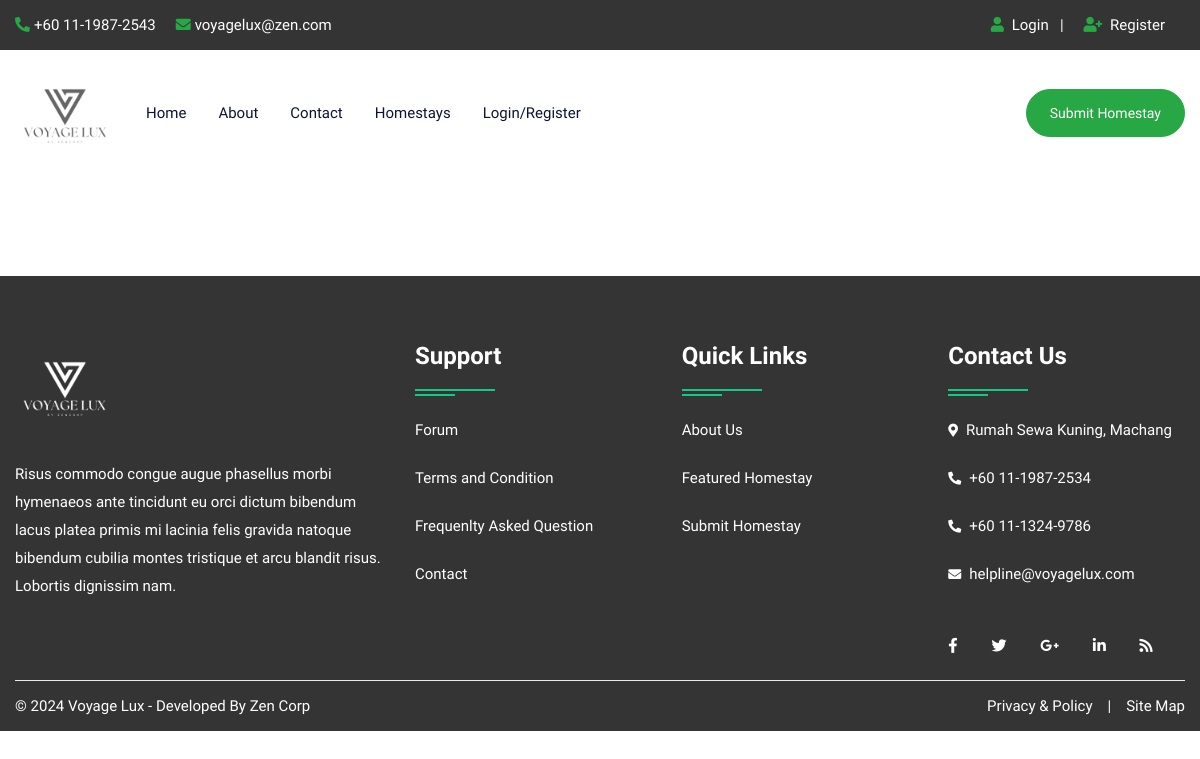
Before: /homestay.php with the older database file.
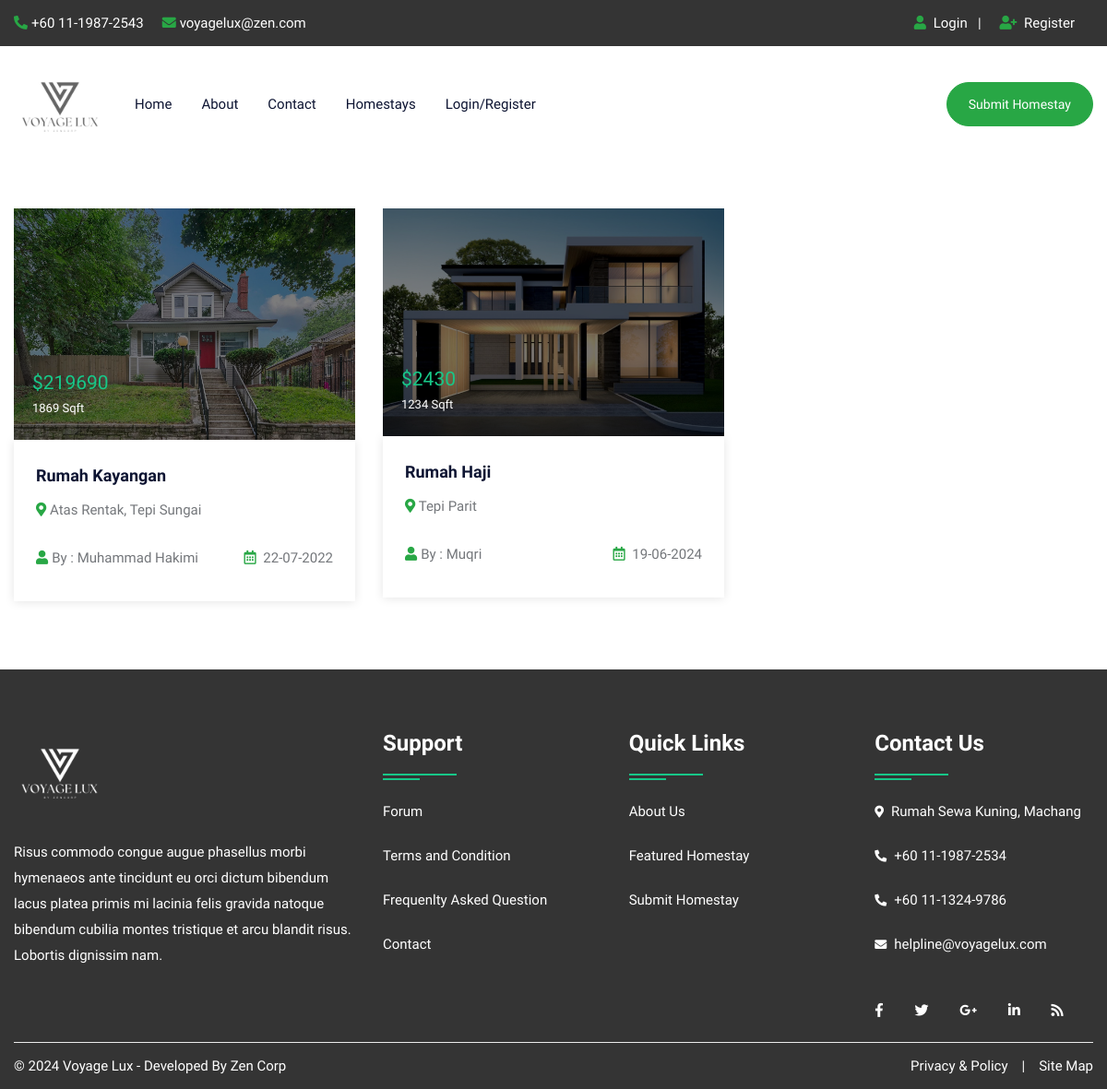
After: the same page with the newer database file.
### tables this page shows
CREATE TABLE `homestay` (
  `pid` int(50) NOT NULL,
  `title` varchar(200) NOT NULL,
  `pcontent` longtext NOT NULL,
  `type` varchar(100) NOT NULL,
  `bhk` varchar(50) NOT NULL,
  `bedroom` int(50) NOT NULL,
  `bathroom` int(50) NOT NULL,
  `balcony` int(50) NOT NULL,
  `kitchen` int(50) NOT NULL,
  `hall` int(50) NOT NULL,
  `floor` varchar(50) NOT NULL,
  `size` int(50) NOT NULL,
  `price` int(50) NOT NULL,
  `location` varchar(200) NOT NULL,
  `city` varchar(100) NOT NULL,
  `state` varchar(100) NOT NULL,
  `feature` longtext NOT NULL,
  `pimage` varchar(300) NOT NULL,
  `pimage1` varchar(300) NOT NULL,
  `pimage2` varchar(300) NOT NULL,
  `pimage3` varchar(300) NOT NULL,
  `pimage4` varchar(300) NOT NULL,
  `uid` int(50) NOT NULL,
  `status` varchar(50) NOT NULL,
  `mapimage` varchar(300) NOT NULL,
  `topmapimage` varchar(300) NOT NULL,
  `groundmapimage` varchar(300) NOT NULL,
  `totalfloor` varchar(50) NOT NULL,
  `date` datetime NOT NULL DEFAULT current_timestamp(),
  `isFeatured` int(11) DEFAULT NULL
);

CREATE TABLE `user` (
  `uid` int(50) NOT NULL,
  `uname` varchar(100) NOT NULL,
  `uemail` varchar(100) NOT NULL,
  `uphone` varchar(20) NOT NULL,
  `upass` varchar(50) NOT NULL,
  `uimage` varchar(300) NOT NULL
);

### homestay.php (the view, shortened to what this page needs)
<?php
include("config.php");
?>
<!DOCTYPE html>
<html lang="en">
<head>
<link rel="stylesheet" type="text/css" href="css/bootstrap.min.css">
<link rel="stylesheet" type="text/css" href="css/bootstrap-slider.css">
<link rel="stylesheet" type="text/css" href="css/jquery-ui.css">
<link rel="stylesheet" type="text/css" href="css/layerslider.css">
<link rel="stylesheet" type="text/css" href="css/color.css" id="color-change">
<link rel="stylesheet" type="text/css" href="css/owl.carousel.min.css">
<link rel="stylesheet" type="text/css" href="css/font-awesome.min.css">
<link rel="stylesheet" type="text/css" href="fonts/flaticon/flaticon.css">
<link rel="stylesheet" type="text/css" href="css/style.css">
</head>
<body>
<div id="page-wrapper">
    <div class="row">
		<?php include("include/header.php");?>
        <div class="full-row">
            <div class="container">
                <div class="row">
					<div class="col-lg-8">
                        <div class="row">
							<?php
							$query=mysqli_query($con,"SELECT homestay.*, user.uname,user.uimage FROM `homestay`,`user` WHERE homestay.uid=user.uid");
								while($row=mysqli_fetch_array($query))
								{
							?>
                            <div class="col-md-6">
                                <div class="featured-thumb hover-zoomer mb-4">
                                    <div class="overlay-black overflow-hidden position-relative"> <img src="homestay/<?php echo $row['17'];?>" alt="pimage">
                                        <div class="price text-primary text-capitalize">$<?php echo $row['12'];?> <span class="text-white"><?php echo $row['11'];?> Sqft</span></div>
                                    </div>
                                    <div class="featured-thumb-data shadow-one">
                                        <div class="p-4">
                                            <h5 class="text-secondary hover-text-success mb-2 text-capitalize"><a href="homestaydetail.php?pid=<?php echo $row['0'];?>"><?php echo $row['1'];?></a></h5>
                                            <span class="location text-capitalize"><i class="fas fa-map-marker-alt text-success"></i> <?php echo $row['13'];?></span> </div>
                                        <div class="px-4 pb-4 d-inline-block w-100">
                                            <div class="float-left text-capitalize"><i class="fas fa-user text-success mr-1"></i>By : <?php echo $row['uname'];?></div>
                                            <div class="float-right"><i class="far fa-calendar-alt text-success mr-1"></i> <?php echo date('d-m-Y', strtotime($row['date']));?></div>
                                        </div>
                                    </div>
                                </div>
                            </div>
                            <?php } ?>
                        </div>
                    </div>
                </div>
            </div>
        </div>
		<?php include("include/footer.php");?>
    </div>
</div>
</body>
</html>

### include/header.php (shortened to what this page needs)
<header id="header" class="transparent-header-modern fixed-header-bg-white w-100">
            <div class="top-header bg-secondary">
                <div class="container">
                    <div class="row">
                        <div class="col-md-8">
                            <ul class="top-contact list-text-white  d-table">
                                <li><a href="#"><i class="fas fa-phone-alt text-success mr-1"></i>+60 11-1987-2543</a></li>
                                <li><a href="#"><i class="fas fa-envelope text-success mr-1"></i>voyagelux@zen.com</a></li>
                            </ul>
                        </div>
                        <div class="col-md-4">
                            <div class="top-contact float-right">
                                <ul class="list-text-white d-table">
								<li><i class="fas fa-user text-success mr-1"></i>
								<?php  if(isset($_SESSION['uemail']))
								{ ?>
								<a href="logout.php">Logout</a>&nbsp;&nbsp;<?php } else { ?>
								<a href="login.php">Login</a>&nbsp;&nbsp;
								| </li>
								<li><i class="fas fa-user-plus text-success mr-1"></i><a href="register.php"> Register</li><?php } ?>
								</ul>
                            </div>
                        </div>
                    </div>
                </div>
            </div>
            <div class="main-nav secondary-nav hover-success-nav py-2">
                <div class="container">
                    <div class="row">
                        <div class="col-lg-12">
                            <nav class="navbar navbar-expand-lg navbar-light p-0"> <a class="navbar-brand position-relative" href="index.php"><img width="100" height="100" class="nav-logo" src="images/logo/logoVL.png" alt=""></a>
                                <div class="collapse navbar-collapse" id="navbarSupportedContent">
                                    <ul class="navbar-nav mr-auto">
                                        <li class="nav-item dropdown"> <a class="nav-link" href="index.php" role="button" aria-haspopup="true" aria-expanded="false">Home</a></li>
										<li class="nav-item"> <a class="nav-link" href="about.php">About</a> </li>
                                        <li class="nav-item"> <a class="nav-link" href="contact.php">Contact</a> </li>
                                        <li class="nav-item"> <a class="nav-link" href="homestay.php">Homestays</a> </li>
										<?php  if(isset($_SESSION['uemail']))
										{ ?>
										<li class="nav-item dropdown">
											<a class="nav-link dropdown-toggle" href="#" role="button" data-toggle="dropdown" aria-haspopup="true" aria-expanded="false">My Account</a>
											<ul class="dropdown-menu">
												<li class="nav-item"> <a class="nav-link" href="profile.php">Profile</a> </li>
												<li class="nav-item"> <a class="nav-link" href="feature.php">Your Homestay</a> </li>
												<li class="nav-item"> <a class="nav-link" href="logout.php">Logout</a> </li>
											</ul>
                                        </li>
										<?php } else { ?>
										<li class="nav-item"> <a class="nav-link" href="login.php">Login/Register</a> </li>
										<?php } ?>
                                    </ul>
									<a class="btn btn-success d-none d-xl-block" style="border-radius:30px;" href="submithomestay.php">Submit Homestay</a>
                                </div>
                            </nav>
                        </div>
                    </div>
                </div>
            </div>
        </header>

### include/footer.php
<footer class="full-row bg-secondary p-0">
            <div class="container">
                <div  class="row">
                    <div class="col-lg-12">
                        <div class="divider py-40">
                            <div class="row">
                                <div class="col-md-12 col-lg-4">
                                    <div class="footer-widget mb-4">
                                        <div class="footer-logo mb-4"> <a href="#"><img class="logo-bottom" src="images/logo/logoVL1.png" alt="image" width="100" height="100"></a> </div>
                                        <p class="pb-20 text-white">Risus commodo congue augue phasellus morbi hymenaeos ante tincidunt eu orci dictum bibendum lacus platea primis mi lacinia felis gravida natoque bibendum cubilia montes tristique et arcu blandit risus. Lobortis dignissim nam.</p>
                                        </div>
                                </div>
                                <div class="col-md-12 col-lg-8">
                                    <div class="row">
                                        <div class="col-md-4 col-lg-4">
                                            <div class="footer-widget footer-nav mb-4">
                                                <h4 class="widget-title text-white double-down-line-left position-relative">Support</h4>
                                                <ul class="hover-text-primary">
                                                    <li><a href="#" class="text-white">Forum</a></li>
                                                    <li><a href="#" class="text-white">Terms and Condition</a></li>
                                                    <li><a href="#" class="text-white">Frequenlty Asked Question</a></li>
                                                    <li><a href="contact.php" class="text-white">Contact</a></li>
                                                </ul>
                                            </div>
                                        </div>
                                        <div class="col-md-4 col-lg-4">
                                            <div class="footer-widget footer-nav mb-4">
                                                <h4 class="widget-title text-white double-down-line-left position-relative">Quick Links</h4>
                                                <ul class="hover-text-primary">
                                                    <li><a href="about.php" class="text-white">About Us</a></li>
                                                    <li><a href="#" class="text-white">Featured Homestay</a></li>
                                                    <li><a href="#" class="text-white">Submit Homestay</a></li>
                                                </ul>
                                            </div>
                                        </div>
                                        <div class="col-md-4 col-lg-4">
                                            <div class="footer-widget">
                                                <h4 class="widget-title text-white double-down-line-left position-relative">Contact Us</h4>
                                                <ul class="text-white">
                                                    <li class="hover-text-primary"><i class="fas fa-map-marker-alt text-white mr-2 font-13 mt-1"></i>Rumah Sewa Kuning, Machang</li>
                                                    <li class="hover-text-primary"> <i class="fas fa-phone-alt text-white mr-2 font-13 mt-1"></i>+60 11-1987-2534</li>
													<li class="hover-text-primary"> <i class="fas fa-phone-alt text-white mr-2 font-13 mt-1"></i>+60 11-1324-9786</li>
                                                    <li class="hover-text-primary"><i class="fas fa-envelope text-white mr-2 font-13 mt-1"></i>helpline@voyagelux.com</li>
                                                </ul>
                                            </div>
                                            <div class="footer-widget media-widget mt-4 text-white hover-text-primary"> <a href="#"><i class="fab fa-facebook-f"></i></a> <a href="#"><i class="fab fa-twitter"></i></a> <a href="#"><i class="fab fa-google-plus-g"></i></a> <a href="#"><i class="fab fa-linkedin-in"></i></a> <a href="#"><i class="fas fa-rss"></i></a> </div>
                                        </div>
                                    </div>
                                </div>
                            </div>
                        </div>
                    </div>
                </div>
                <div class="row copyright">
                    <div class="col-sm-6"> <span class="text-white">© <?php echo date('Y');?> Voyage Lux - Developed By Zen Corp</span> </div>
                    <div class="col-sm-6">
                        <ul class="line-menu text-white hover-text-primary float-right">
                            <li><a href="#">Privacy & Policy</a></li>
                            <li>|</li>
                            <li><a href="#"> Site Map</a></li>
                        </ul>
                    </div>
                </div>
            </div>
        </footer>

### css/color.css (style rules this page uses)
:root { --theme-ordinary-color: #74777b; }
:root { --theme-primary-color: #17c788; }
:root { --theme-secondary-color: #0d1432; }
:root { --theme-white-color: #fff; }
:root { --theme-light-color: #f8f8f8; }
:root { --theme-gray-color: #f5f5f5; }
:root { --theme-footer-color: #091b4b; }
:root { --theme-dark-color: #091b4b; }
:root { --text-light-color: #a3a7af; }
:root { --theme-primary-opacity-color: rgba(11, 191, 141, .8); }
:root { --theme-secondary-opacity-color: rgba(13,20,50,0.7); }
:root { --theme-white-opacity-color: rgba(255, 255, 255, 0.3); }
:root { --theme-dark-opacity-color: rgba(0, 0, 0, 0.5); }
:root { --theme-ordinary-font: 'Muli', sans-serif; }
:root { --theme-highlight-font: 'Comfortaa', cursive; }

Changed rows visible on the page:
added homestay: pimage (picture), price "219690", size "1869", title "Rumah Kayangan", location "Atas Rentak, Tepi Sungai", uid.uname "Muhammad Hakimi", date "22-07-2022"
added homestay: pimage (picture), price "2430", size "1234", title "Rumah Haji", location "Tepi Parit", uid.uname "Muqri", date "19-06-2024"
